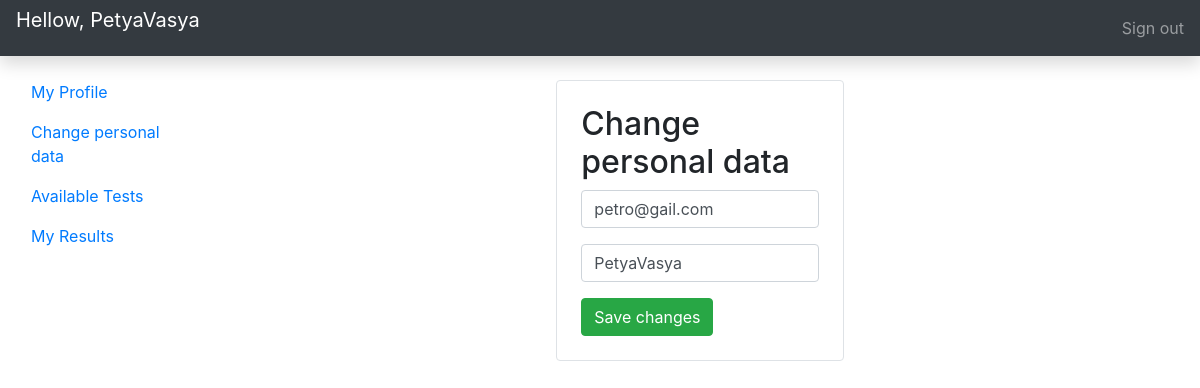
Screenshot of /account/ (signed in) with the database file from the repository.
### accounts/models.py (models this page shows, shortened)
class Account(AbstractBaseUser):
    email = models.EmailField(verbose_name="email", max_length=60, unique=True)
    username = models.CharField(max_length=30, unique=True)
    date_joined = models.DateTimeField(verbose_name='date joined', auto_now_add=True)
    last_login = models.DateTimeField(verbose_name='last login', auto_now=True)
    is_admin = models.BooleanField(default=False)
    is_active = models.BooleanField(default=True)
    is_staff = models.BooleanField(default=False)
    is_superuser = models.BooleanField(default=False)
    first_name = models.CharField(max_length=30)
    last_name = models.CharField(max_length=60)
    USERNAME_FIELD = 'username'
    REQUIRED_FIELDS = ['email', 'first_name', 'last_name']
    objects = MyAccountManager()

### accounts/views.py (the view)
# urls.py: path('account/', account_view, name="account"),
def account_view(request):
    if not request.user.is_authenticated:
        return redirect('login')
    context = {}
    if request.POST:
        form = AccountUpdateForm(request.POST, instance=request.user)
        if form.is_valid():
            form.initial = {
                "email": request.POST['email'],
                "username": request.POST['username']
            }
            form.save()
            context['success_message'] = "Changes saved"
    else:
        form = AccountUpdateForm(
            initial={
                "email": request.user.email,
                "username": request.user.username,
            }
        )
    context['account_form'] = form
    return render(request, 'accounts/account.html', context)

### accounts/forms.py (shortened to what this page needs)
class AccountUpdateForm(forms.ModelForm):
    class Meta:
        model = Account
        fields = ('email', 'username')

### accounts/templates/accounts/account.html (shortened to what this page needs)
{% extends 'base.html' %}
{% load static %}
{% block content %}
<div class="container">
	<div class="row">
		<div class="col-sm">
		</div>
		<div class="col-sm">
		<div class="border rounded bg-white">
					<div class="mb-4 mt-4 ml-4 mr-4">
						<form class="form-signin" method="post">
							<h2>Change personal data</h2>
							<input type="email" name="email" id="inputEmail" class="form-control mb-3" placeholder="Email" required autofocus value="{{account_form.initial.email}}">
							<input type="text" name="username" id="inputUsername" class="form-control mb-3" placeholder="Username" required autofocus value="{{account_form.initial.username}}">
							<button type="submit" class="btn btn-success">
								Save changes
							</button>
						</form>
					</div>
				</div>
		</div>
		<div class="col-sm">
		</div>
	</div>
</div>
{% endblock %}

### templates/base.html (shortened to what this page needs)
{% load static %}
<!DOCTYPE html>
<html lang="en">
<head>
    <link rel="stylesheet" href="https://stackpath.bootstrapcdn.com/bootstrap/4.5.0/css/bootstrap.min.css">
</head>
<body>
<nav class="navbar navbar-dark sticky-top bg-dark flex-md-nowrap p-0 shadow">
	<p class="navbar-brand col-md-3 col-lg-2 mr-0 px-3">Hellow, {{request.user.username}}</p>
  <ul class="navbar-nav px-3">
    <li class="nav-item text-nowrap">
      <a class="nav-link" href="{% url 'logout' %}">Sign out</a>
    </li>
  </ul>
</nav>
<div class="container-fluid">
  <div class="row">
    <nav id="sidebarMenu" class="col-md-3 col-lg-2 d-md-block sidebar collapse">
      <div class="sidebar-sticky pt-3">
        <ul class="nav flex-column">
          <li class="nav-item">
            <a class="nav-link active" href="{% url 'profile' %}">
              My Profile
            </a>
          </li>
          <li class="nav-item">
            <a class="nav-link" href="{% url 'account' %}">
              Change personal data
            </a>
          </li>
          <li class="nav-item">
            <a class="nav-link" href="{% url 'tests' %}">
              Available Tests
            </a>
          </li>
          <li class="nav-item">
            <a class="nav-link" href="#">
              My Results
            </a>
          </li>
        </ul>
      </div>
    </nav>
    <main role="main" class="col-md-9 ml-sm-auto col-lg-10 px-md-4 mt-4">
      {% block content %}
      {% endblock %}
    </main>
  </div>
</div>
</body>
</html>

### rows the page displays
Account: user.username "PetyaVasya", email "petro@gail.com", username "PetyaVasya"
